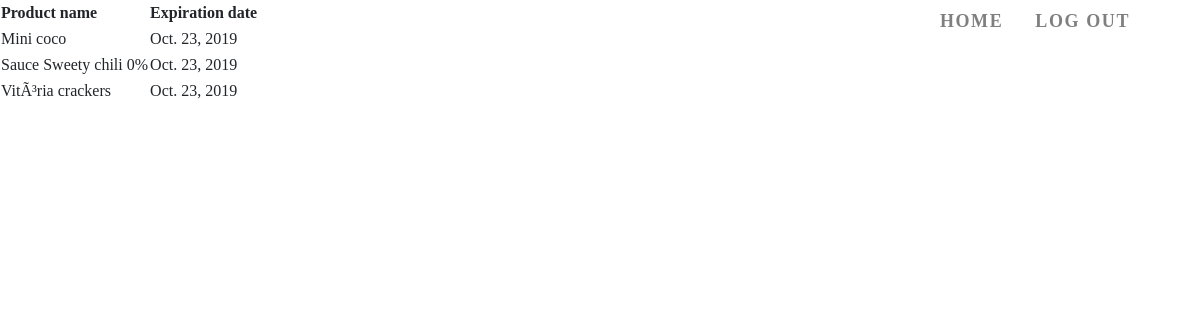
Page /food_waste_management_app/food_monitor/ (signed in) on the earlier database version.
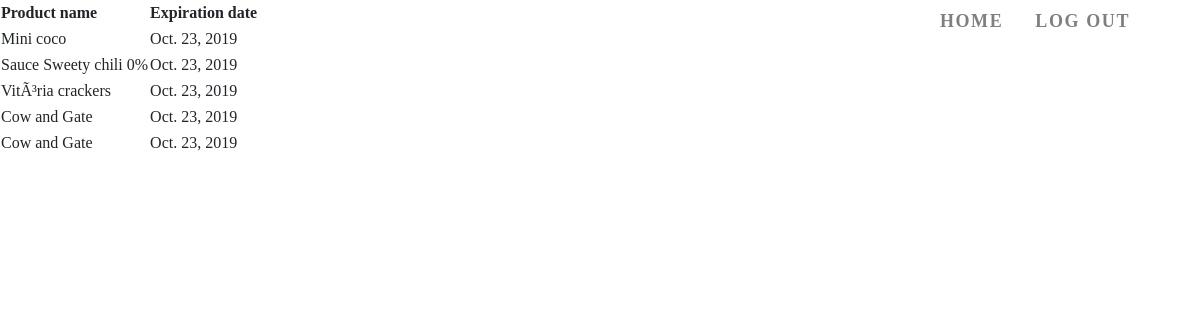
Same page on the later database version.
### food_waste_management_app/models.py (models this page shows, shortened)
class Barcode(models.Model):
    barcode_id = models.IntegerField(primary_key=True, unique=True, null=False, auto_created=True)
    barcode_no = models.TextField(unique=True, null=False, auto_created=True)
    product_name = models.TextField(null=False)

class UserProduct(models.Model):
    user_product_id = models.IntegerField(primary_key=True, unique=True, null=False, auto_created=True)
    exp_date = models.DateField(null=False)
    barcode = models.ForeignKey(Barcode, on_delete=models.CASCADE)
    user = models.ForeignKey(User, on_delete=models.CASCADE)

### food_waste_management_app/views.py (the view)
def food_monitor(request):
    product_exp = dict()
    if request.method == 'GET':
        if request.user.is_authenticated:
            user_id = User.objects.filter(username=request.user.username)[0].id
            result = UserProduct.objects.all() #.filter(user_id=user_id)
            for i in result:
                name = Barcode.objects.filter(barcode_id=i.barcode_id)  # .values('product_name')
                product_exp[i.user_product_id] = {'product':name[0].product_name.strip('\n'),'date': i.exp_date}
            print(result)
    return render(request, 'food_waste_management_app/food-monitor.html', {'dict': product_exp})

### templates/food_waste_management_app/food-monitor.html (shortened to what this page needs)
<!DOCTYPE html>
{% extends "food_waste_management_app/base.html" %}
{% load staticfiles %}
{% block body_block %}
{% if user.is_authenticated %}
  <table>
    <tr>
      <th> Product name </th>
      <th> Expiration date </th>
    </tr>
    <tr>
      {% for key, value in dict.items %}
        <td> {{value.product}} </td>
        <td> {{value.date}} </td>
    </tr>
      {% endfor %}
  </table>
{% endif %}
{% endblock %}

### templates/food_waste_management_app/base.html (shortened to what this page needs)
<!DOCTYPE html>
{% load staticfiles %}
<html lang="en" dir="ltr">
  <head>
    <link rel="stylesheet" href="https://stackpath.bootstrapcdn.com/bootstrap/4.3.1/css/bootstrap.min.css" />
    <link rel="stylesheet" href="https://use.fontawesome.com/releases/v5.8.1/css/all.css">
    <link rel="stylesheet" type="text/css" href="{% static 'css/mystyle.css' %}" />
  </head>
  <body>
      <nav class="navbar navbar-expand-md navbar-light bg-gray fixed-top">
        <div class="collapse navbar-collapse" id="navbarResponsive">
          <ul class="navbar-nav ml-auto">
            <li class="nav-item">
              <a class="nav-link" href="{% url 'food_waste_management_app:index' %}">Home</a>
            </li>
            {% if user.is_authenticated %}
            <li class="nav-item">
              <a class="nav-link" href="{% url 'food_waste_management_app:user_logout' %}">Log out</a>
            </li>
            {% endif %}
          </ul>
        </div>
      </nav>
    {% block body_block %}
    {% endblock %}
  </body>
</html>

### static/css/mystyle.css (style rules this page uses)
body { overflow-x: hidden; font-family: 'Roboto Slab', serif; }
.navbar { text-transform: uppercase; font-weight: 700; font-size: .9rem; letter-spacing: .1rem; padding-top:0; padding-bottom: 0; }
.nav-item { text-align: right; }
.navbar-nav li { padding-right: 1rem; }
.navbar-nav { padding-right: 30px; }
.nav-link { font-size: 18px; }
a, u { text-decoration: none !important; color: #FEC822; font-weight: bold; }

Differences in the rows shown:
now on this page (row edited): Barcode: product "Cow and Gate" "Cow and Gate"
added UserProduct: date "Oct. 23, 2019"
added UserProduct: date "Oct. 23, 2019"
